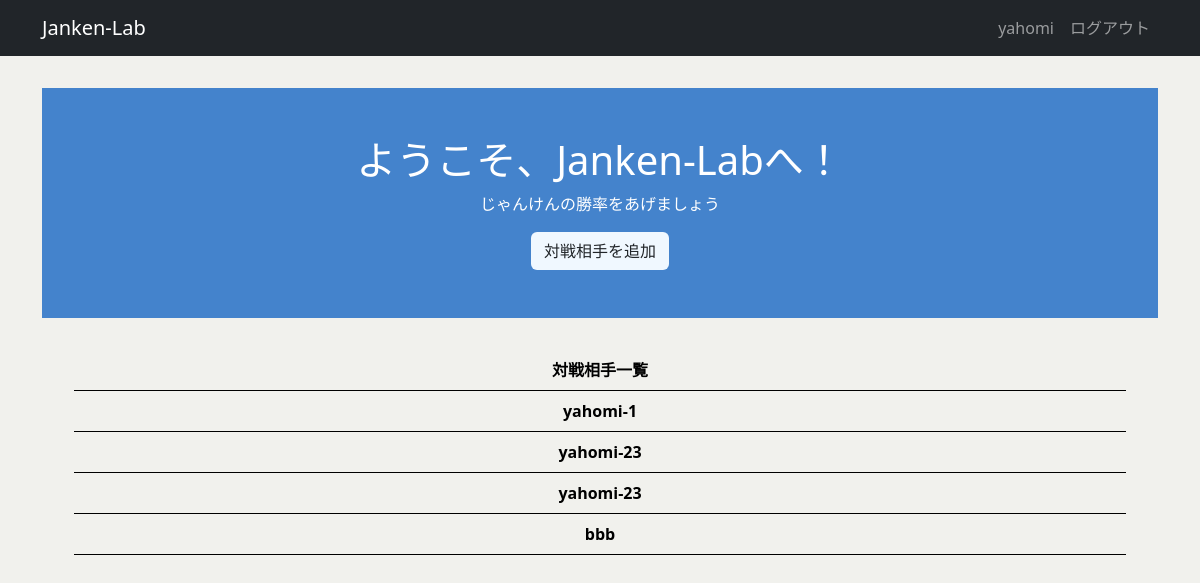
Screenshot of / (signed in) with the database file from the repository.
### janken/models.py (models this page shows, shortened)
class Opponent(models.Model):
    name = models.CharField('対戦相手', max_length=12)
    created_by = models.ForeignKey(
        settings.AUTH_USER_MODEL,
        verbose_name='作成者',
        on_delete=models.CASCADE
    )
    class Meta:
        db_table = 'Opponents'

### janken/views.py (the view)
# urls.py: path('', views.top, name='top'),
def top(request):
    user_id = request.user.id
    opponents = Opponent.objects.all()
    context = {
        'opponents': opponents
    }
    return render(request, 'janken/top.html', context)

### templates/janken/top.html
{% extends 'base.html' %}
{% load static %}
{% block main %}
  <div class="welcome">
    <h1 class="title">ようこそ、Janken-Labへ！</h1>
    <p class="subtitle">じゃんけんの勝率をあげましょう</p>
    <a href="{% url 'janken:op_new' %}" class="btn btn-color">対戦相手を追加</a>
  </div>
  {% if user.is_authenticated %}
    {% if opponents %}
      <ul class="opponents-list">
        <li class="opponents-header">対戦相手一覧</li>
        {% for opponent in opponents %}
          {% if opponent.created_by_id == user.id %}
            <li>
              <a href="{% url 'janken:op_detail' opponent.id %}" class="opponent">
                {{ opponent.name }}
              </a>
            </li>
          {% endif %}
        {% endfor %}
      </ul>
    {% else %}
      <p class="message">対戦相手がまだいません.</p>
    {% endif %}
  {% endif %}
{% endblock main %}

### templates/base.html (shortened to what this page needs)
{% load static %}
{% load django_bootstrap5 %}
<!DOCTYPE html>
<html lang="ja">
  <head>
    {% bootstrap_css %}
    <link rel="stylesheet" href="{% static 'css/style.css' %}">
  </head>
  <body>
    <nav class="navbar navbar-expand flex-md-row navbar-dark bg-dark">
      <div class="container justify-content-between">
        <a class="navbar-brand" href="/">Janken-Lab</a>
        <ul class="navbar-nav mr-md-2">
          {% if user.is_authenticated %}
            <li class="nav-item">
              <a class="nav-link">{{ user.username }}</a>
              <a class="nav-link" href="{% url 'logout' %}">ログアウト</a>
            </li>
          {% endif %}
        </ul>
      </div>
    </nav>
    <main>
      <div class="container">
        {% block main %}{% endblock main %}
      </div>
    </main>
  </body>
</html>

### static/css/style.css (style rules this page uses)
body { background-color: rgb(241, 241, 237); }
main { padding: 2rem 0; }
a { display: block; text-decoration: none; color: rgb(241, 241, 237); }
.btn-color { background-color: aliceblue; }
.welcome { color: white; padding: 3rem 0; margin-bottom: 2rem; background-color: #4483cc; align-items: center; display: flex; flex-direction: column; }
.nav-item { display: flex; }
.opponents-list > li { border-bottom: 1px solid black; color: rgb(0, 0, 0); font-weight: bold; list-style: none; text-align: center; width: auto; line-height: 40px; margin-right: 32px; }
.opponent { display: block; text-decoration: none; color: black; }
.opponents-header { border-bottom: 1px solid black; }

### rows the page displays
Opponent: name "yahomi-1"
Opponent: name "yahomi-23"
Opponent: name "yahomi-23"
Opponent: name "bbb"

### other values shown
{{ user.username }} "yahomi"
